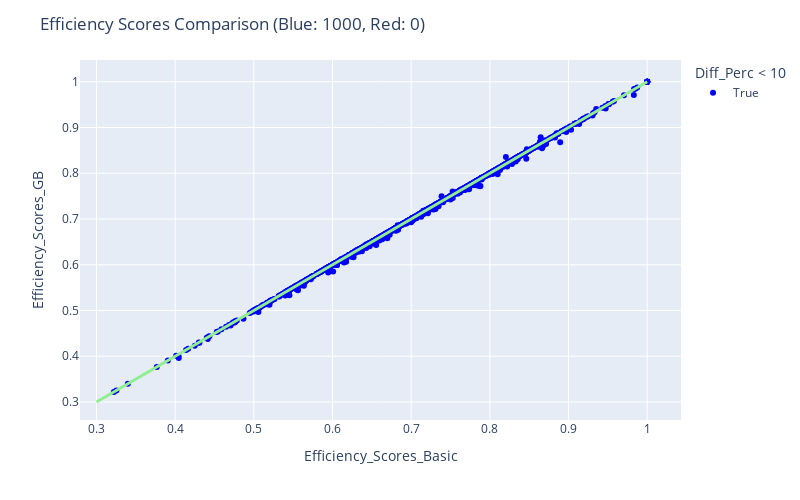

Source (notebook cell):
### Code cell
fig = px.scatter(res_gb, x="Efficiency_Scores_Basic", y="Efficiency_Scores_GB", color = "Diff_Perc < 10", color_discrete_map= {True:"blue", False: "red"},
                 hover_data=["Efficiency_Scores_Basic", "Efficiency_Scores_GB", "Diff_Perc"] + [res_gb.index])


fig.add_traces(
    list(px.line(x = np.linspace(0.3, 1, num=2), y = np.linspace(0.3, 1, num=2)).select_traces())
)

fig.update_traces(line_color='lightgreen', line_width=3)

fig.update_layout(
    autosize=False,
    width=800,
    height=500,
    title_text=f"Efficiency Scores Comparison (Blue: {blue}, Red: {red})",
)

fig.show()

### Figure 1 — Plotly figure (JSON) as saved in the notebook; plotly's stock layout.template omitted (floating-point values rounded to 4 significant figures; data arrays with more than 128 entries replaced by an {"elided": "..."} marker saying what was removed)
{"data": [{"customdata": {"elided": "1000x2 mixed values"}, "hovertemplate": "Diff_Perc < 10=True<br>Efficiency_Scores_Basic=%{x}<br>Efficiency_Scores_GB=%{y}<br>Diff_Perc=%{customdata[0]}<br>index=%{customdata[1]}<extra></extra>", "legendgroup": "True", "line": {"color": "lightgreen", "width": 3}, "marker": {"color": "blue", "symbol": "circle"}, "mode": "markers", "name": "True", "orientation": "v", "showlegend": true, "type": "scatter", "x": {"elided": "1000 float values"}, "xaxis": "x", "y": {"elided": "1000 float values"}, "yaxis": "y"}, {"hovertemplate": "x=%{x}<br>y=%{y}<extra></extra>", "legendgroup": "", "line": {"color": "lightgreen", "dash": "solid", "width": 3}, "marker": {"symbol": "circle"}, "mode": "lines", "name": "", "orientation": "v", "showlegend": false, "type": "scatter", "x": [0.3, 1], "xaxis": "x", "y": [0.3, 1], "yaxis": "y"}], "layout": {"autosize": false, "height": 500, "legend": {"title": {"text": "Diff_Perc < 10"}, "tracegroupgap": 0}, "margin": {"t": 60}, "title": {"text": "Efficiency Scores Comparison (Blue: 1000, Red: 0)"}, "width": 800, "xaxis": {"anchor": "y", "autorange": true, "domain": [0, 1], "range": [0.2789, 1.043], "title": {"text": "Efficiency_Scores_Basic"}, "type": "linear"}, "yaxis": {"anchor": "x", "autorange": true, "domain": [0, 1], "range": [0.2607, 1.048], "title": {"text": "Efficiency_Scores_GB"}, "type": "linear"}}}
